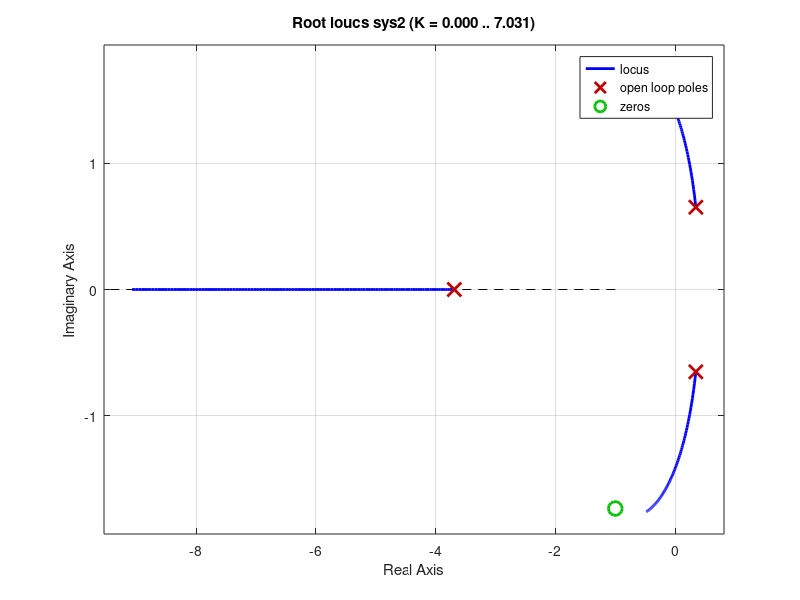

This figure's MATLAB source:
% Root Locus - Utiliza a função de transferência em malha aberta para calcular os polos em malha fechada.
% 2ª Regra - Os zeros atraem os polos

%% RLocus
clc
clear all
close all

%%
sys = tf([1 0], [1 -2], 0.1)
rlocus(sys)

%%
sys2 = tf([1 2 4], [ 1 3 -2 2], 0.1)
rlocus(sys2)
